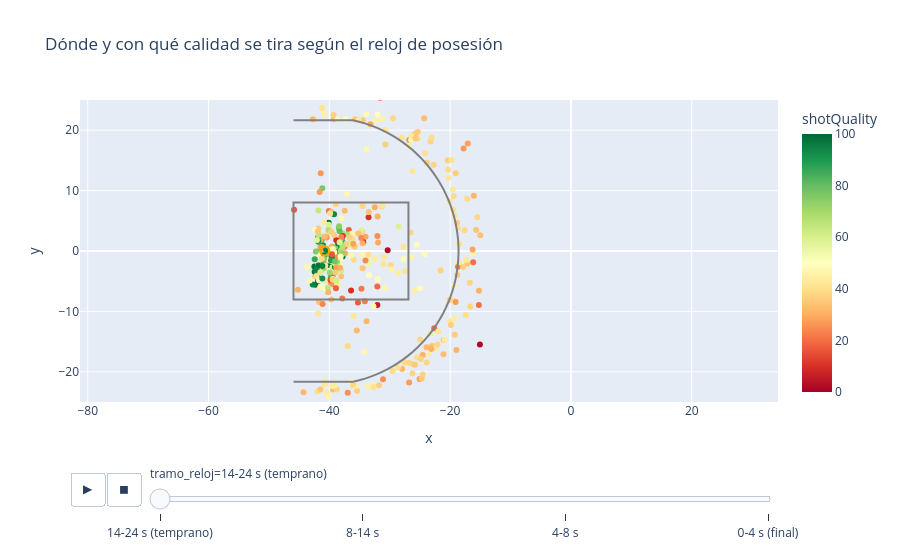

The code cell stored with this chart in its notebook:
### Markdown cell above
### S.9 Animación: cómo cambian los tiros mientras corre el reloj de posesión

### Code cell
# S.9: MAPA DE TIROS ANIMADO POR TRAMO DEL RELOJ DE POSESIÓN
anim = shots.dropna(subset=["x", "y", "shotClock"]).copy()
anim["tramo_reloj"] = pd.cut(
    anim["shotClock"], bins=[-0.1, 4, 8, 14, 24.1],
    labels=["0-4 s (final)", "4-8 s", "8-14 s", "14-24 s (temprano)"],
)
# Ordenamos de reloj lleno a reloj agotado para que la animación "corra".
anim = anim.sort_values("shotClock", ascending=False)
anim["tramo_reloj"] = anim["tramo_reloj"].astype(str)

fig = px.scatter(
    anim, x="x", y="y", color="shotQuality", animation_frame="tramo_reloj",
    color_continuous_scale="RdYlGn", range_color=[0, 100],
    range_x=[-47, 0], range_y=[-25, 25],
    hover_data=["complexShotType", "contestLevel", "distance"],
    title="Dónde y con qué calidad se tira según el reloj de posesión",
)

# Líneas básicas de cancha FIBA (en pies): aro, zona y línea de triple.
hoop_x, three_radius, corner_y, baseline_x = -40.76, 22.15, 21.65, -45.93
angle = np.arcsin(corner_y / three_radius)
theta = np.linspace(-angle, angle, 60)
arc_x = hoop_x + three_radius * np.cos(theta)
arc_y = three_radius * np.sin(theta)
arc_path = f"M {baseline_x},{-corner_y} L {arc_x[0]},{arc_y[0]} " + " ".join(
    f"L {x},{y}" for x, y in zip(arc_x[1:], arc_y[1:])
) + f" L {baseline_x},{corner_y}"

fig.update_layout(shapes=[
    dict(type="circle", x0=hoop_x - 0.75, x1=hoop_x + 0.75, y0=-0.75, y1=0.75,
         line=dict(color="orange", width=2)),
    dict(type="rect", x0=baseline_x, x1=-26.9, y0=-8.04, y1=8.04,
         line=dict(color="gray")),
    dict(type="path", path=arc_path, line=dict(color="gray")),
])
fig.update_yaxes(scaleanchor="x", scaleratio=1)
fig.show()

fig.write_html("../reports/figures/shot_clock_animation.html")

### Figure 1 — Plotly figure (JSON) as saved in the notebook; plotly's stock layout.template omitted (floating-point values rounded to 4 significant figures; data arrays with more than 128 entries replaced by an {"elided": "..."} marker saying what was removed)
{"data": [{"customdata": {"elided": "375x3 mixed values"}, "hovertemplate": "tramo_reloj=14-24 s (temprano)<br>x=%{x}<br>y=%{y}<br>complexShotType=%{customdata[0]}<br>contestLevel=%{customdata[1]}<br>distance=%{customdata[2]}<br>shotQuality=%{marker.color}<extra></extra>", "legendgroup": "", "marker": {"color": {"elided": "375 float values"}, "coloraxis": "coloraxis", "symbol": "circle"}, "mode": "markers", "name": "", "orientation": "v", "showlegend": false, "type": "scatter", "x": {"elided": "375 float values"}, "xaxis": "x", "y": {"elided": "375 float values"}, "yaxis": "y"}], "layout": {"coloraxis": {"autocolorscale": false, "cmax": 100, "cmin": 0, "colorbar": {"title": {"text": "shotQuality"}}, "colorscale": [[0, "rgb(165,0,38)"], [0.1, "rgb(215,48,39)"], [0.2, "rgb(244,109,67)"], [0.3, "rgb(253,174,97)"], [0.4, "rgb(254,224,139)"], [0.5, "rgb(255,255,191)"], [0.6, "rgb(217,239,139)"], [0.7, "rgb(166,217,106)"], [0.8, "rgb(102,189,99)"], [0.9, "rgb(26,152,80)"], [1, "rgb(0,104,55)"]]}, "legend": {"tracegroupgap": 0}, "shapes": [{"line": {"color": "orange", "width": 2}, "type": "circle", "x0": -41.51, "x1": -40.01, "y0": -0.75, "y1": 0.75}, {"line": {"color": "gray"}, "type": "rect", "x0": -45.93, "x1": -26.9, "y0": -8.04, "y1": 8.04}, {"line": {"color": "gray"}, "path": "M -45.93,-21.65 L -36.080256417280964,-21.65 L -35.08899231778138,-21.411729772912263 L -34.10974217234439,-21.128099082163196 L -33.14458050932939,-20.799708795584472 L -32.19555201083382,-20.42725460361395 L -31.264667181061526,-20.01152554548478 L -30.35389808709637,-19.553402337656312 L -29.46517418110446,-19.053855508028047 L -28.600378212815528,-18.513943339889227 L -27.76134224094271,-17.934809629959826 L -26.949843751990663,-17.31768126527246 L -26.16760189467412,-16.66386562402859 L -25.4162738379243,-15.97474780593527 L -24.697451260198633,-15.251787697889894 L -24.01265697753121,-14.496516881229294 L -23.363341717467346,-13.710535387095142 L -22.75088104571665,-12.895508306789312 L -22.176572452035412,-12.05316226430022 L -21.641632601511894,-11.185281758472927 L -21.147194757077592,-10.293705382572174 L -20.694306378704823,-9.380321929247101 L -20.283926904376766,-8.447066389149217 L -19.91692571753092,-7.49591585168057 L -19.59408030528187,-6.52888531655621 L -19.31607461132525,-5.548023425054223 L -19.08349758701211,-4.55540811999652 L -18.89684194366339,-3.553142243654701 L -18.756503108767525,-2.543349082906802 L -18.66277838827262,-1.5281678710823745 L -18.615866336747743,-0.5097492560252419 L -18.615866336747743,0.5097492560252419 L -18.66277838827262,1.5281678710823745 L -18.756503108767525,2.543349082906802 L -18.89684194366339,3.553142243654701 L -19.08349758701211,4.55540811999652 L -19.31607461132525,5.548023425054223 L -19.59408030528187,6.52888531655621 L -19.91692571753092,7.49591585168057 L -20.283926904376766,8.447066389149217 L -20.694306378704823,9.380321929247101 L -21.147194757077592,10.293705382572172 L -21.641632601511894,11.185281758472925 L -22.176572452035412,12.05316226430022 L -22.75088104571665,12.895508306789312 L -23.363341717467346,13.710535387095142 L -24.012656977531208,14.496516881229294 L -24.697451260198637,15.251787697889895 L -25.4162738379243,15.97474780593527 L -26.167601894674128,16.663865624028592 L -26.949843751990663,17.31768126527246 L -27.761342240942703,17.934809629959823 L -28.600378212815528,18.513943339889227 L -29.46517418110446,19.053855508028047 L -30.353898087096372,19.553402337656316 L -31.264667181061526,20.01152554548478 L -32.195552010833815,20.427254603613946 L -33.14458050932939,20.799708795584472 L -34.10974217234439,21.128099082163196 L -35.08899231778139,21.411729772912263 L -36.080256417280964,21.65 L -45.93,21.65", "type": "path"}], "sliders": [{"active": 0, "currentvalue": {"prefix": "tramo_reloj="}, "len": 0.9, "pad": {"b": 10, "t": 60}, "steps": [{"args": [["14-24 s (temprano)"], {"frame": {"duration": 0, "redraw": false}, "fromcurrent": true, "mode": "immediate", "transition": {"duration": 0, "easing": "linear"}}], "label": "14-24 s (temprano)", "method": "animate"}, {"args": [["8-14 s"], {"frame": {"duration": 0, "redraw": false}, "fromcurrent": true, "mode": "immediate", "transition": {"duration": 0, "easing": "linear"}}], "label": "8-14 s", "method": "animate"}, {"args": [["4-8 s"], {"frame": {"duration": 0, "redraw": false}, "fromcurrent": true, "mode": "immediate", "transition": {"duration": 0, "easing": "linear"}}], "label": "4-8 s", "method": "animate"}, {"args": [["0-4 s (final)"], {"frame": {"duration": 0, "redraw": false}, "fromcurrent": true, "mode": "immediate", "transition": {"duration": 0, "easing": "linear"}}], "label": "0-4 s (final)", "method": "animate"}], "x": 0.1, "xanchor": "left", "y": 0, "yanchor": "top"}], "title": {"text": "Dónde y con qué calidad se tira según el reloj de posesión"}, "updatemenus": [{"buttons": [{"args": [null, {"frame": {"duration": 500, "redraw": false}, "fromcurrent": true, "mode": "immediate", "transition": {"duration": 500, "easing": "linear"}}], "label": "&#9654;", "method": "animate"}, {"args": [[null], {"frame": {"duration": 0, "redraw": false}, "fromcurrent": true, "mode": "immediate", "transition": {"duration": 0, "easing": "linear"}}], "label": "&#9724;", "method": "animate"}], "direction": "left", "pad": {"r": 10, "t": 70}, "showactive": false, "type": "buttons", "x": 0.1, "xanchor": "right", "y": 0, "yanchor": "top"}], "xaxis": {"anchor": "y", "domain": [0, 1], "range": [-47, 0], "title": {"text": "x"}}, "yaxis": {"anchor": "x", "domain": [0, 1], "range": [-25, 25], "scaleanchor": "x", "scaleratio": 1, "title": {"text": "y"}}}}
